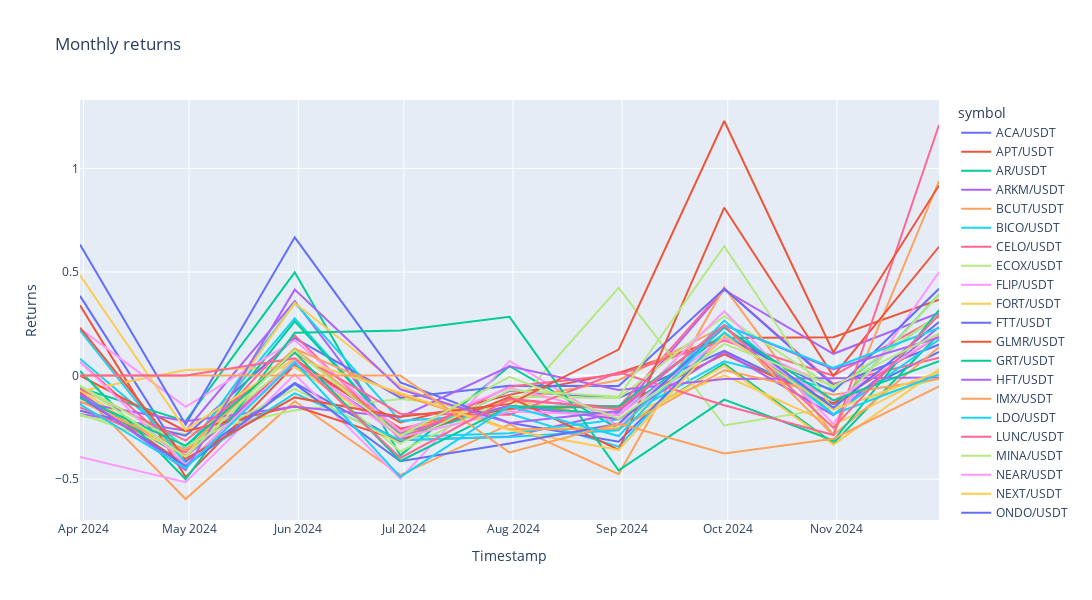

This figure's notebook cell:
### Code cell
# Create a line plot with Plotly
fig = px.line(returns_df, x=returns_df.index, y=returns_df.columns, title="Monthly returns")
# Adjust the layout for a wider plot
fig.update_layout(width=1200, height=600, xaxis_title="Timestamp", yaxis_title="Returns")
# Show the interactive plot
fig.show()

### Figure 1 — Plotly figure (JSON) as saved in the notebook; plotly's stock layout.template omitted (floating-point values rounded to 4 significant figures)
{"data": [{"hovertemplate": "symbol=ACA/USDT<br>timestamp=%{x}<br>value=%{y}<extra></extra>", "legendgroup": "ACA/USDT", "line": {"color": "#636efa", "dash": "solid"}, "marker": {"symbol": "circle"}, "mode": "lines", "name": "ACA/USDT", "orientation": "v", "showlegend": true, "type": "scatter", "x": ["2024-03-31T00:00:00+00:00", "2024-04-30T00:00:00+00:00", "2024-05-31T00:00:00+00:00", "2024-06-30T00:00:00+00:00", "2024-07-31T00:00:00+00:00", "2024-08-31T00:00:00+00:00", "2024-09-30T00:00:00+00:00", "2024-10-31T00:00:00+00:00", "2024-11-30T00:00:00+00:00"], "xaxis": "x", "y": [0.3846, -0.4161, -0.03558, -0.3194, -0.07418, -0.1079, 0.1192, -0.1373, 0.1145], "yaxis": "y"}, {"hovertemplate": "symbol=APT/USDT<br>timestamp=%{x}<br>value=%{y}<extra></extra>", "legendgroup": "APT/USDT", "line": {"color": "#EF553B", "dash": "solid"}, "marker": {"symbol": "circle"}, "mode": "lines", "name": "APT/USDT", "orientation": "v", "showlegend": true, "type": "scatter", "x": ["2024-03-31T00:00:00+00:00", "2024-04-30T00:00:00+00:00", "2024-05-31T00:00:00+00:00", "2024-06-30T00:00:00+00:00", "2024-07-31T00:00:00+00:00", "2024-08-31T00:00:00+00:00", "2024-09-30T00:00:00+00:00", "2024-10-31T00:00:00+00:00", "2024-11-30T00:00:00+00:00"], "xaxis": "x", "y": [0.3392, -0.4903, 0.05055, -0.2264, -0.09323, 0.01243, 0.1811, 0.1855, 0.3664], "yaxis": "y"}, {"hovertemplate": "symbol=AR/USDT<br>timestamp=%{x}<br>value=%{y}<extra></extra>", "legendgroup": "AR/USDT", "line": {"color": "#00cc96", "dash": "solid"}, "marker": {"symbol": "circle"}, "mode": "lines", "name": "AR/USDT", "orientation": "v", "showlegend": true, "type": "scatter", "x": ["2024-03-31T00:00:00+00:00", "2024-04-30T00:00:00+00:00", "2024-05-31T00:00:00+00:00", "2024-06-30T00:00:00+00:00", "2024-07-31T00:00:00+00:00", "2024-08-31T00:00:00+00:00", "2024-09-30T00:00:00+00:00", "2024-10-31T00:00:00+00:00", "2024-11-30T00:00:00+00:00"], "xaxis": "x", "y": [-0.05984, -0.22, 0.4984, -0.3853, 0.04565, -0.257, 0.05694, -0.3272, 0.1996], "yaxis": "y"}, {"hovertemplate": "symbol=ARKM/USDT<br>timestamp=%{x}<br>value=%{y}<extra></extra>", "legendgroup": "ARKM/USDT", "line": {"color": "#ab63fa", "dash": "solid"}, "marker": {"symbol": "circle"}, "mode": "lines", "name": "ARKM/USDT", "orientation": "v", "showlegend": true, "type": "scatter", "x": ["2024-03-31T00:00:00+00:00", "2024-04-30T00:00:00+00:00", "2024-05-31T00:00:00+00:00", "2024-06-30T00:00:00+00:00", "2024-07-31T00:00:00+00:00", "2024-08-31T00:00:00+00:00", "2024-09-30T00:00:00+00:00", "2024-10-31T00:00:00+00:00", "2024-11-30T00:00:00+00:00"], "xaxis": "x", "y": [-0.1853, -0.2661, 0.3597, -0.3122, -0.2936, -0.1773, 0.4133, 0.1051, 0.3022], "yaxis": "y"}, {"hovertemplate": "symbol=BCUT/USDT<br>timestamp=%{x}<br>value=%{y}<extra></extra>", "legendgroup": "BCUT/USDT", "line": {"color": "#FFA15A", "dash": "solid"}, "marker": {"symbol": "circle"}, "mode": "lines", "name": "BCUT/USDT", "orientation": "v", "showlegend": true, "type": "scatter", "x": ["2024-03-31T00:00:00+00:00", "2024-04-30T00:00:00+00:00", "2024-05-31T00:00:00+00:00", "2024-06-30T00:00:00+00:00", "2024-07-31T00:00:00+00:00", "2024-08-31T00:00:00+00:00", "2024-09-30T00:00:00+00:00", "2024-10-31T00:00:00+00:00", "2024-11-30T00:00:00+00:00"], "xaxis": "x", "y": [-0.07656, -0.5958, -0.1236, -0.4792, -0.235, -0.4763, 0.4255, -0.2883, 0.9391], "yaxis": "y"}, {"hovertemplate": "symbol=BICO/USDT<br>timestamp=%{x}<br>value=%{y}<extra></extra>", "legendgroup": "BICO/USDT", "line": {"color": "#19d3f3", "dash": "solid"}, "marker": {"symbol": "circle"}, "mode": "lines", "name": "BICO/USDT", "orientation": "v", "showlegend": true, "type": "scatter", "x": ["2024-03-31T00:00:00+00:00", "2024-04-30T00:00:00+00:00", "2024-05-31T00:00:00+00:00", "2024-06-30T00:00:00+00:00", "2024-07-31T00:00:00+00:00", "2024-08-31T00:00:00+00:00", "2024-09-30T00:00:00+00:00", "2024-10-31T00:00:00+00:00", "2024-11-30T00:00:00+00:00"], "xaxis": "x", "y": [0.08129, -0.3514, 0.2763, -0.2964, -0.278, -0.2113, 0.06878, -0.06689, 0.2922], "yaxis": "y"}, {"hovertemplate": "symbol=CELO/USDT<br>timestamp=%{x}<br>value=%{y}<extra></extra>", "legendgroup": "CELO/USDT", "line": {"color": "#FF6692", "dash": "solid"}, "marker": {"symbol": "circle"}, "mode": "lines", "name": "CELO/USDT", "orientation": "v", "showlegend": true, "type": "scatter", "x": ["2024-03-31T00:00:00+00:00", "2024-04-30T00:00:00+00:00", "2024-05-31T00:00:00+00:00", "2024-06-30T00:00:00+00:00", "2024-07-31T00:00:00+00:00", "2024-08-31T00:00:00+00:00", "2024-09-30T00:00:00+00:00", "2024-10-31T00:00:00+00:00", "2024-11-30T00:00:00+00:00"], "xaxis": "x", "y": [0.06592, -0.3878, 0.07451, -0.2593, -0.1183, -0.1535, 0.4205, -0.03996, 0.08583], "yaxis": "y"}, {"hovertemplate": "symbol=ECOX/USDT<br>timestamp=%{x}<br>value=%{y}<extra></extra>", "legendgroup": "ECOX/USDT", "line": {"color": "#B6E880", "dash": "solid"}, "marker": {"symbol": "circle"}, "mode": "lines", "name": "ECOX/USDT", "orientation": "v", "showlegend": true, "type": "scatter", "x": ["2024-03-31T00:00:00+00:00", "2024-04-30T00:00:00+00:00", "2024-05-31T00:00:00+00:00", "2024-06-30T00:00:00+00:00", "2024-07-31T00:00:00+00:00", "2024-08-31T00:00:00+00:00", "2024-09-30T00:00:00+00:00", "2024-10-31T00:00:00+00:00", "2024-11-30T00:00:00+00:00"], "xaxis": "x", "y": [-0.1937, -0.2828, -0.1671, -0.113, -0.1717, 0.4236, -0.2412, -0.1548, -0.01343], "yaxis": "y"}, {"hovertemplate": "symbol=FLIP/USDT<br>timestamp=%{x}<br>value=%{y}<extra></extra>", "legendgroup": "FLIP/USDT", "line": {"color": "#FF97FF", "dash": "solid"}, "marker": {"symbol": "circle"}, "mode": "lines", "name": "FLIP/USDT", "orientation": "v", "showlegend": true, "type": "scatter", "x": ["2024-03-31T00:00:00+00:00", "2024-04-30T00:00:00+00:00", "2024-05-31T00:00:00+00:00", "2024-06-30T00:00:00+00:00", "2024-07-31T00:00:00+00:00", "2024-08-31T00:00:00+00:00", "2024-09-30T00:00:00+00:00", "2024-10-31T00:00:00+00:00", "2024-11-30T00:00:00+00:00"], "xaxis": "x", "y": [-0.3925, -0.5145, 0.005342, -0.4977, 0.07057, -0.2444, 0.1793, -0.05322, 0.1514], "yaxis": "y"}, {"hovertemplate": "symbol=FORT/USDT<br>timestamp=%{x}<br>value=%{y}<extra></extra>", "legendgroup": "FORT/USDT", "line": {"color": "#FECB52", "dash": "solid"}, "marker": {"symbol": "circle"}, "mode": "lines", "name": "FORT/USDT", "orientation": "v", "showlegend": true, "type": "scatter", "x": ["2024-03-31T00:00:00+00:00", "2024-04-30T00:00:00+00:00", "2024-05-31T00:00:00+00:00", "2024-06-30T00:00:00+00:00", "2024-07-31T00:00:00+00:00", "2024-08-31T00:00:00+00:00", "2024-09-30T00:00:00+00:00", "2024-10-31T00:00:00+00:00", "2024-11-30T00:00:00+00:00"], "xaxis": "x", "y": [-0.07613, 0.02675, 0.03992, -0.2865, -0.1206, -0.2086, 0.001627, -0.2388, 0.01921], "yaxis": "y"}, {"hovertemplate": "symbol=FTT/USDT<br>timestamp=%{x}<br>value=%{y}<extra></extra>", "legendgroup": "FTT/USDT", "line": {"color": "#636efa", "dash": "solid"}, "marker": {"symbol": "circle"}, "mode": "lines", "name": "FTT/USDT", "orientation": "v", "showlegend": true, "type": "scatter", "x": ["2024-03-31T00:00:00+00:00", "2024-04-30T00:00:00+00:00", "2024-05-31T00:00:00+00:00", "2024-06-30T00:00:00+00:00", "2024-07-31T00:00:00+00:00", "2024-08-31T00:00:00+00:00", "2024-09-30T00:00:00+00:00", "2024-10-31T00:00:00+00:00", "2024-11-30T00:00:00+00:00"], "xaxis": "x", "y": [-0.1693, -0.2902, 0.1803, -0.1067, -0.04928, -0.05088, 0.419, -0.04723, 0.1485], "yaxis": "y"}, {"hovertemplate": "symbol=GLMR/USDT<br>timestamp=%{x}<br>value=%{y}<extra></extra>", "legendgroup": "GLMR/USDT", "line": {"color": "#EF553B", "dash": "solid"}, "marker": {"symbol": "circle"}, "mode": "lines", "name": "GLMR/USDT", "orientation": "v", "showlegend": true, "type": "scatter", "x": ["2024-03-31T00:00:00+00:00", "2024-04-30T00:00:00+00:00", "2024-05-31T00:00:00+00:00", "2024-06-30T00:00:00+00:00", "2024-07-31T00:00:00+00:00", "2024-08-31T00:00:00+00:00", "2024-09-30T00:00:00+00:00", "2024-10-31T00:00:00+00:00", "2024-11-30T00:00:00+00:00"], "xaxis": "x", "y": [-0.08219, -0.4324, 0.07835, -0.2563, -0.1603, -0.1486, 0.1025, -0.1341, 0.1932], "yaxis": "y"}, {"hovertemplate": "symbol=GRT/USDT<br>timestamp=%{x}<br>value=%{y}<extra></extra>", "legendgroup": "GRT/USDT", "line": {"color": "#00cc96", "dash": "solid"}, "marker": {"symbol": "circle"}, "mode": "lines", "name": "GRT/USDT", "orientation": "v", "showlegend": true, "type": "scatter", "x": ["2024-03-31T00:00:00+00:00", "2024-04-30T00:00:00+00:00", "2024-05-31T00:00:00+00:00", "2024-06-30T00:00:00+00:00", "2024-07-31T00:00:00+00:00", "2024-08-31T00:00:00+00:00", "2024-09-30T00:00:00+00:00", "2024-10-31T00:00:00+00:00", "2024-11-30T00:00:00+00:00"], "xaxis": "x", "y": [-0.101, -0.3983, 0.2621, -0.2934, -0.146, -0.1898, 0.2041, -0.1616, 0.3918], "yaxis": "y"}, {"hovertemplate": "symbol=HFT/USDT<br>timestamp=%{x}<br>value=%{y}<extra></extra>", "legendgroup": "HFT/USDT", "line": {"color": "#ab63fa", "dash": "solid"}, "marker": {"symbol": "circle"}, "mode": "lines", "name": "HFT/USDT", "orientation": "v", "showlegend": true, "type": "scatter", "x": ["2024-03-31T00:00:00+00:00", "2024-04-30T00:00:00+00:00", "2024-05-31T00:00:00+00:00", "2024-06-30T00:00:00+00:00", "2024-07-31T00:00:00+00:00", "2024-08-31T00:00:00+00:00", "2024-09-30T00:00:00+00:00", "2024-10-31T00:00:00+00:00", "2024-11-30T00:00:00+00:00"], "xaxis": "x", "y": [-0.08932, -0.3921, 0.05713, -0.277, -0.1462, -0.2098, 0.1136, -0.1915, 0.2345], "yaxis": "y"}, {"hovertemplate": "symbol=IMX/USDT<br>timestamp=%{x}<br>value=%{y}<extra></extra>", "legendgroup": "IMX/USDT", "line": {"color": "#FFA15A", "dash": "solid"}, "marker": {"symbol": "circle"}, "mode": "lines", "name": "IMX/USDT", "orientation": "v", "showlegend": true, "type": "scatter", "x": ["2024-03-31T00:00:00+00:00", "2024-04-30T00:00:00+00:00", "2024-05-31T00:00:00+00:00", "2024-06-30T00:00:00+00:00", "2024-07-31T00:00:00+00:00", "2024-08-31T00:00:00+00:00", "2024-09-30T00:00:00+00:00", "2024-10-31T00:00:00+00:00", "2024-11-30T00:00:00+00:00"], "xaxis": "x", "y": [-0.1081, -0.3679, 0.1289, -0.271, -0.1197, -0.02231, 0.2385, -0.288, 0.1367], "yaxis": "y"}, {"hovertemplate": "symbol=LDO/USDT<br>timestamp=%{x}<br>value=%{y}<extra></extra>", "legendgroup": "LDO/USDT", "line": {"color": "#19d3f3", "dash": "solid"}, "marker": {"symbol": "circle"}, "mode": "lines", "name": "LDO/USDT", "orientation": "v", "showlegend": true, "type": "scatter", "x": ["2024-03-31T00:00:00+00:00", "2024-04-30T00:00:00+00:00", "2024-05-31T00:00:00+00:00", "2024-06-30T00:00:00+00:00", "2024-07-31T00:00:00+00:00", "2024-08-31T00:00:00+00:00", "2024-09-30T00:00:00+00:00", "2024-10-31T00:00:00+00:00", "2024-11-30T00:00:00+00:00"], "xaxis": "x", "y": [-0.09711, -0.3684, 0.3512, -0.2186, -0.1847, -0.3428, 0.2084, -0.1868, 0.1738], "yaxis": "y"}, {"hovertemplate": "symbol=LUNC/USDT<br>timestamp=%{x}<br>value=%{y}<extra></extra>", "legendgroup": "LUNC/USDT", "line": {"color": "#FF6692", "dash": "solid"}, "marker": {"symbol": "circle"}, "mode": "lines", "name": "LUNC/USDT", "orientation": "v", "showlegend": true, "type": "scatter", "x": ["2024-03-31T00:00:00+00:00", "2024-04-30T00:00:00+00:00", "2024-05-31T00:00:00+00:00", "2024-06-30T00:00:00+00:00", "2024-07-31T00:00:00+00:00", "2024-08-31T00:00:00+00:00", "2024-09-30T00:00:00+00:00", "2024-10-31T00:00:00+00:00", "2024-11-30T00:00:00+00:00"], "xaxis": "x", "y": [-0.1538, -0.371, 0.1939, -0.3081, -0.05442, 0.004999, 0.1688, -0.0001091, 0.2844], "yaxis": "y"}, {"hovertemplate": "symbol=MINA/USDT<br>timestamp=%{x}<br>value=%{y}<extra></extra>", "legendgroup": "MINA/USDT", "line": {"color": "#B6E880", "dash": "solid"}, "marker": {"symbol": "circle"}, "mode": "lines", "name": "MINA/USDT", "orientation": "v", "showlegend": true, "type": "scatter", "x": ["2024-03-31T00:00:00+00:00", "2024-04-30T00:00:00+00:00", "2024-05-31T00:00:00+00:00", "2024-06-30T00:00:00+00:00", "2024-07-31T00:00:00+00:00", "2024-08-31T00:00:00+00:00", "2024-09-30T00:00:00+00:00", "2024-10-31T00:00:00+00:00", "2024-11-30T00:00:00+00:00"], "xaxis": "x", "y": [-0.186, -0.3587, 0.07362, -0.3665, -0.1018, -0.1082, 0.2881, -0.05972, 0.2912], "yaxis": "y"}, {"hovertemplate": "symbol=NEAR/USDT<br>timestamp=%{x}<br>value=%{y}<extra></extra>", "legendgroup": "NEAR/USDT", "line": {"color": "#FF97FF", "dash": "solid"}, "marker": {"symbol": "circle"}, "mode": "lines", "name": "NEAR/USDT", "orientation": "v", "showlegend": true, "type": "scatter", "x": ["2024-03-31T00:00:00+00:00", "2024-04-30T00:00:00+00:00", "2024-05-31T00:00:00+00:00", "2024-06-30T00:00:00+00:00", "2024-07-31T00:00:00+00:00", "2024-08-31T00:00:00+00:00", "2024-09-30T00:00:00+00:00", "2024-10-31T00:00:00+00:00", "2024-11-30T00:00:00+00:00"], "xaxis": "x", "y": [0.2263, -0.1512, 0.1708, -0.2682, -0.05893, -0.1921, 0.3108, -0.2331, 0.4999], "yaxis": "y"}, {"hovertemplate": "symbol=NEXT/USDT<br>timestamp=%{x}<br>value=%{y}<extra></extra>", "legendgroup": "NEXT/USDT", "line": {"color": "#FECB52", "dash": "solid"}, "marker": {"symbol": "circle"}, "mode": "lines", "name": "NEXT/USDT", "orientation": "v", "showlegend": true, "type": "scatter", "x": ["2024-03-31T00:00:00+00:00", "2024-04-30T00:00:00+00:00", "2024-05-31T00:00:00+00:00", "2024-06-30T00:00:00+00:00", "2024-07-31T00:00:00+00:00", "2024-08-31T00:00:00+00:00", "2024-09-30T00:00:00+00:00", "2024-10-31T00:00:00+00:00", "2024-11-30T00:00:00+00:00"], "xaxis": "x", "y": [-0.0701, -0.3996, 0.35, -0.05275, -0.2616, -0.2498, 0.0475, -0.3335, 0.03199], "yaxis": "y"}, {"hovertemplate": "symbol=ONDO/USDT<br>timestamp=%{x}<br>value=%{y}<extra></extra>", "legendgroup": "ONDO/USDT", "line": {"color": "#636efa", "dash": "solid"}, "marker": {"symbol": "circle"}, "mode": "lines", "name": "ONDO/USDT", "orientation": "v", "showlegend": true, "type": "scatter", "x": ["2024-03-31T00:00:00+00:00", "2024-04-30T00:00:00+00:00", "2024-05-31T00:00:00+00:00", "2024-06-30T00:00:00+00:00", "2024-07-31T00:00:00+00:00", "2024-08-31T00:00:00+00:00", "2024-09-30T00:00:00+00:00", "2024-10-31T00:00:00+00:00", "2024-11-30T00:00:00+00:00"], "xaxis": "x", "y": [0.6321, -0.2366, 0.6673, -0.03324, -0.2282, -0.319, 0.1892, -0.07762, 0.4186], "yaxis": "y"}, {"hovertemplate": "symbol=PRCL/USDT<br>timestamp=%{x}<br>value=%{y}<extra></extra>", "legendgroup": "PRCL/USDT", "line": {"color": "#EF553B", "dash": "solid"}, "marker": {"symbol": "circle"}, "mode": "lines", "name": "PRCL/USDT", "orientation": "v", "showlegend": true, "type": "scatter", "x": ["2024-03-31T00:00:00+00:00", "2024-04-30T00:00:00+00:00", "2024-05-31T00:00:00+00:00", "2024-06-30T00:00:00+00:00", "2024-07-31T00:00:00+00:00", "2024-08-31T00:00:00+00:00", "2024-09-30T00:00:00+00:00", "2024-10-31T00:00:00+00:00", "2024-11-30T00:00:00+00:00"], "xaxis": "x", "y": [0, -0.268, -0.1472, -0.3144, -0.104, -0.3593, 0.8102, -0.001986, 0.6216], "yaxis": "y"}, {"hovertemplate": "symbol=PSTAKE/USDT<br>timestamp=%{x}<br>value=%{y}<extra></extra>", "legendgroup": "PSTAKE/USDT", "line": {"color": "#00cc96", "dash": "solid"}, "marker": {"symbol": "circle"}, "mode": "lines", "name": "PSTAKE/USDT", "orientation": "v", "showlegend": true, "type": "scatter", "x": ["2024-03-31T00:00:00+00:00", "2024-04-30T00:00:00+00:00", "2024-05-31T00:00:00+00:00", "2024-06-30T00:00:00+00:00", "2024-07-31T00:00:00+00:00", "2024-08-31T00:00:00+00:00", "2024-09-30T00:00:00+00:00", "2024-10-31T00:00:00+00:00", "2024-11-30T00:00:00+00:00"], "xaxis": "x", "y": [0.02229, -0.4999, 0.2068, 0.2173, 0.2833, -0.4579, -0.116, -0.3136, 0.3164], "yaxis": "y"}, {"hovertemplate": "symbol=PTU/USDT<br>timestamp=%{x}<br>value=%{y}<extra></extra>", "legendgroup": "PTU/USDT", "line": {"color": "#ab63fa", "dash": "solid"}, "marker": {"symbol": "circle"}, "mode": "lines", "name": "PTU/USDT", "orientation": "v", "showlegend": true, "type": "scatter", "x": ["2024-03-31T00:00:00+00:00", "2024-04-30T00:00:00+00:00", "2024-05-31T00:00:00+00:00", "2024-06-30T00:00:00+00:00", "2024-07-31T00:00:00+00:00", "2024-08-31T00:00:00+00:00", "2024-09-30T00:00:00+00:00", "2024-10-31T00:00:00+00:00", "2024-11-30T00:00:00+00:00"], "xaxis": "x", "y": [-0.1302, -0.22, -0.1509, -0.2011, 0.0443, -0.06946, -0.01653, -0.01172, -0.008763], "yaxis": "y"}, {"hovertemplate": "symbol=RPL/USDT<br>timestamp=%{x}<br>value=%{y}<extra></extra>", "legendgroup": "RPL/USDT", "line": {"color": "#FFA15A", "dash": "solid"}, "marker": {"symbol": "circle"}, "mode": "lines", "name": "RPL/USDT", "orientation": "v", "showlegend": true, "type": "scatter", "x": ["2024-03-31T00:00:00+00:00", "2024-04-30T00:00:00+00:00", "2024-05-31T00:00:00+00:00", "2024-06-30T00:00:00+00:00", "2024-07-31T00:00:00+00:00", "2024-08-31T00:00:00+00:00", "2024-09-30T00:00:00+00:00", "2024-10-31T00:00:00+00:00", "2024-11-30T00:00:00+00:00"], "xaxis": "x", "y": [-0.1232, -0.359, 0.13, -0.09394, -0.2591, -0.2582, 0.02596, -0.09229, -0.01601], "yaxis": "y"}, {"hovertemplate": "symbol=RSS3/USDT<br>timestamp=%{x}<br>value=%{y}<extra></extra>", "legendgroup": "RSS3/USDT", "line": {"color": "#19d3f3", "dash": "solid"}, "marker": {"symbol": "circle"}, "mode": "lines", "name": "RSS3/USDT", "orientation": "v", "showlegend": true, "type": "scatter", "x": ["2024-03-31T00:00:00+00:00", "2024-04-30T00:00:00+00:00", "2024-05-31T00:00:00+00:00", "2024-06-30T00:00:00+00:00", "2024-07-31T00:00:00+00:00", "2024-08-31T00:00:00+00:00", "2024-09-30T00:00:00+00:00", "2024-10-31T00:00:00+00:00", "2024-11-30T00:00:00+00:00"], "xaxis": "x", "y": [0.2175, -0.4235, -0.08588, -0.3111, -0.2965, -0.2639, 0.2655, -0.1867, 0.005221], "yaxis": "y"}, {"hovertemplate": "symbol=SD/USDT<br>timestamp=%{x}<br>value=%{y}<extra></extra>", "legendgroup": "SD/USDT", "line": {"color": "#FF6692", "dash": "solid"}, "marker": {"symbol": "circle"}, "mode": "lines", "name": "SD/USDT", "orientation": "v", "showlegend": true, "type": "scatter", "x": ["2024-03-31T00:00:00+00:00", "2024-04-30T00:00:00+00:00", "2024-05-31T00:00:00+00:00", "2024-06-30T00:00:00+00:00", "2024-07-31T00:00:00+00:00", "2024-08-31T00:00:00+00:00", "2024-09-30T00:00:00+00:00", "2024-10-31T00:00:00+00:00", "2024-11-30T00:00:00+00:00"], "xaxis": "x", "y": [-0.06408, -0.3141, 0.1094, -0.184, -0.1896, 0.01538, -0.1434, -0.2869, 1.209], "yaxis": "y"}, {"hovertemplate": "symbol=SEI/USDT<br>timestamp=%{x}<br>value=%{y}<extra></extra>", "legendgroup": "SEI/USDT", "line": {"color": "#B6E880", "dash": "solid"}, "marker": {"symbol": "circle"}, "mode": "lines", "name": "SEI/USDT", "orientation": "v", "showlegend": true, "type": "scatter", "x": ["2024-03-31T00:00:00+00:00", "2024-04-30T00:00:00+00:00", "2024-05-31T00:00:00+00:00", "2024-06-30T00:00:00+00:00", "2024-07-31T00:00:00+00:00", "2024-08-31T00:00:00+00:00", "2024-09-30T00:00:00+00:00", "2024-10-31T00:00:00+00:00", "2024-11-30T00:00:00+00:00"], "xaxis": "x", "y": [-0.04878, -0.3427, -0.06474, -0.3281, -0.07044, -0.1017, 0.6246, -0.1662, 0.3905], "yaxis": "y"}, {"hovertemplate": "symbol=SNX/USDT<br>timestamp=%{x}<br>value=%{y}<extra></extra>", "legendgroup": "SNX/USDT", "line": {"color": "#FF97FF", "dash": "solid"}, "marker": {"symbol": "circle"}, "mode": "lines", "name": "SNX/USDT", "orientation": "v", "showlegend": true, "type": "scatter", "x": ["2024-03-31T00:00:00+00:00", "2024-04-30T00:00:00+00:00", "2024-05-31T00:00:00+00:00", "2024-06-30T00:00:00+00:00", "2024-07-31T00:00:00+00:00", "2024-08-31T00:00:00+00:00", "2024-09-30T00:00:00+00:00", "2024-10-31T00:00:00+00:00", "2024-11-30T00:00:00+00:00"], "xaxis": "x", "y": [0.06704, -0.4317, 0.07263, -0.2975, -0.1737, -0.1904, 0.1825, -0.1216, 0.1927], "yaxis": "y"}, {"hovertemplate": "symbol=SSV/USDT<br>timestamp=%{x}<br>value=%{y}<extra></extra>", "legendgroup": "SSV/USDT", "line": {"color": "#FECB52", "dash": "solid"}, "marker": {"symbol": "circle"}, "mode": "lines", "name": "SSV/USDT", "orientation": "v", "showlegend": true, "type": "scatter", "x": ["2024-03-31T00:00:00+00:00", "2024-04-30T00:00:00+00:00", "2024-05-31T00:00:00+00:00", "2024-06-30T00:00:00+00:00", "2024-07-31T00:00:00+00:00", "2024-08-31T00:00:00+00:00", "2024-09-30T00:00:00+00:00", "2024-10-31T00:00:00+00:00", "2024-11-30T00:00:00+00:00"], "xaxis": "x", "y": [0.4844, -0.2622, 0.08416, -0.08376, -0.2628, -0.3586, 0.1948, -0.1649, 0.01711], "yaxis": "y"}, {"hovertemplate": "symbol=STRK/USDT<br>timestamp=%{x}<br>value=%{y}<extra></extra>", "legendgroup": "STRK/USDT", "line": {"color": "#636efa", "dash": "solid"}, "marker": {"symbol": "circle"}, "mode": "lines", "name": "STRK/USDT", "orientation": "v", "showlegend": true, "type": "scatter", "x": ["2024-03-31T00:00:00+00:00", "2024-04-30T00:00:00+00:00", "2024-05-31T00:00:00+00:00", "2024-06-30T00:00:00+00:00", "2024-07-31T00:00:00+00:00", "2024-08-31T00:00:00+00:00", "2024-09-30T00:00:00+00:00", "2024-10-31T00:00:00+00:00", "2024-11-30T00:00:00+00:00"], "xaxis": "x", "y": [-0.1022, -0.4374, -0.03997, -0.4138, -0.3275, -0.2328, 0.2331, -0.1549, 0.2588], "yaxis": "y"}, {"hovertemplate": "symbol=SUI/USDT<br>timestamp=%{x}<br>value=%{y}<extra></extra>", "legendgroup": "SUI/USDT", "line": {"color": "#EF553B", "dash": "solid"}, "marker": {"symbol": "circle"}, "mode": "lines", "name": "SUI/USDT", "orientation": "v", "showlegend": true, "type": "scatter", "x": ["2024-03-31T00:00:00+00:00", "2024-04-30T00:00:00+00:00", "2024-05-31T00:00:00+00:00", "2024-06-30T00:00:00+00:00", "2024-07-31T00:00:00+00:00", "2024-08-31T00:00:00+00:00", "2024-09-30T00:00:00+00:00", "2024-10-31T00:00:00+00:00", "2024-11-30T00:00:00+00:00"], "xaxis": "x", "y": [0.2311, -0.4025, -0.1054, -0.1986, -0.1374, 0.1257, 1.229, 0.1111, 0.9175], "yaxis": "y"}, {"hovertemplate": "symbol=TIA/USDT<br>timestamp=%{x}<br>value=%{y}<extra></extra>", "legendgroup": "TIA/USDT", "line": {"color": "#00cc96", "dash": "solid"}, "marker": {"symbol": "circle"}, "mode": "lines", "name": "TIA/USDT", "orientation": "v", "showlegend": true, "type": "scatter", "x": ["2024-03-31T00:00:00+00:00", "2024-04-30T00:00:00+00:00", "2024-05-31T00:00:00+00:00", "2024-06-30T00:00:00+00:00", "2024-07-31T00:00:00+00:00", "2024-08-31T00:00:00+00:00", "2024-09-30T00:00:00+00:00", "2024-10-31T00:00:00+00:00", "2024-11-30T00:00:00+00:00"], "xaxis": "x", "y": [-0.1073, -0.3381, 0.1125, -0.4119, -0.1504, -0.148, 0.2322, -0.1197, 0.06996], "yaxis": "y"}, {"hovertemplate": "symbol=UNI/USDT<br>timestamp=%{x}<br>value=%{y}<extra></extra>", "legendgroup": "UNI/USDT", "line": {"color": "#ab63fa", "dash": "solid"}, "marker": {"symbol": "circle"}, "mode": "lines", "name": "UNI/USDT", "orientation": "v", "showlegend": true, "type": "scatter", "x": ["2024-03-31T00:00:00+00:00", "2024-04-30T00:00:00+00:00", "2024-05-31T00:00:00+00:00", "2024-06-30T00:00:00+00:00", "2024-07-31T00:00:00+00:00", "2024-08-31T00:00:00+00:00", "2024-09-30T00:00:00+00:00", "2024-10-31T00:00:00+00:00", "2024-11-30T00:00:00+00:00"], "xaxis": "x", "y": [-0.08995, -0.4563, 0.4147, -0.06627, -0.2287, -0.171, 0.2433, 0.03033, 0.1845], "yaxis": "y"}, {"hovertemplate": "symbol=WELL/USDT<br>timestamp=%{x}<br>value=%{y}<extra></extra>", "legendgroup": "WELL/USDT", "line": {"color": "#FFA15A", "dash": "solid"}, "marker": {"symbol": "circle"}, "mode": "lines", "name": "WELL/USDT", "orientation": "v", "showlegend": true, "type": "scatter", "x": ["2024-03-31T00:00:00+00:00", "2024-04-30T00:00:00+00:00", "2024-05-31T00:00:00+00:00", "2024-06-30T00:00:00+00:00", "2024-07-31T00:00:00+00:00", "2024-08-31T00:00:00+00:00", "2024-09-30T00:00:00+00:00", "2024-10-31T00:00:00+00:00", "2024-11-30T00:00:00+00:00"], "xaxis": "x", "y": [0, 0, 0, 0, -0.3714, -0.2311, -0.3764, -0.3047, -0.05262], "yaxis": "y"}, {"hovertemplate": "symbol=WLD/USDT<br>timestamp=%{x}<br>value=%{y}<extra></extra>", "legendgroup": "WLD/USDT", "line": {"color": "#19d3f3", "dash": "solid"}, "marker": {"symbol": "circle"}, "mode": "lines", "name": "WLD/USDT", "orientation": "v", "showlegend": true, "type": "scatter", "x": ["2024-03-31T00:00:00+00:00", "2024-04-30T00:00:00+00:00", "2024-05-31T00:00:00+00:00", "2024-06-30T00:00:00+00:00", "2024-07-31T00:00:00+00:00", "2024-08-31T00:00:00+00:00", "2024-09-30T00:00:00+00:00", "2024-10-31T00:00:00+00:00", "2024-11-30T00:00:00+00:00"], "xaxis": "x", "y": [-0.1393, -0.4474, 0.06434, -0.4891, -0.1477, -0.292, 0.2436, 0.03744, 0.23], "yaxis": "y"}, {"hovertemplate": "symbol=ZENT/USDT<br>timestamp=%{x}<br>value=%{y}<extra></extra>", "legendgroup": "ZENT/USDT", "line": {"color": "#FF6692", "dash": "solid"}, "marker": {"symbol": "circle"}, "mode": "lines", "name": "ZENT/USDT", "orientation": "v", "showlegend": true, "type": "scatter", "x": ["2024-03-31T00:00:00+00:00", "2024-04-30T00:00:00+00:00", "2024-05-31T00:00:00+00:00", "2024-06-30T00:00:00+00:00", "2024-07-31T00:00:00+00:00", "2024-08-31T00:00:00+00:00", "2024-09-30T00:00:00+00:00", "2024-10-31T00:00:00+00:00", "2024-11-30T00:00:00+00:00"], "xaxis": "x", "y": [0, 0, 0.08352, -0.3976, -0.1123, -0.1632, 0.2416, -0.2527, 0.2947], "yaxis": "y"}, {"hovertemplate": "symbol=ZRX/USDT<br>timestamp=%{x}<br>value=%{y}<extra></extra>", "legendgroup": "ZRX/USDT", "line": {"color": "#B6E880", "dash": "solid"}, "marker": {"symbol": "circle"}, "mode": "lines", "name": "ZRX/USDT", "orientation": "v", "showlegend": true, "type": "scatter", "x": ["2024-03-31T00:00:00+00:00", "2024-04-30T00:00:00+00:00", "2024-05-31T00:00:00+00:00", "2024-06-30T00:00:00+00:00", "2024-07-31T00:00:00+00:00", "2024-08-31T00:00:00+00:00", "2024-09-30T00:00:00+00:00", "2024-10-31T00:00:00+00:00", "2024-11-30T00:00:00+00:00"], "xaxis": "x", "y": [-0.04891, -0.3914, 0.1232, -0.2915, -0.005973, -0.2076, 0.1531, -0.05052, 0.2021], "yaxis": "y"}], "layout": {"height": 600, "legend": {"title": {"text": "symbol"}, "tracegroupgap": 0}, "title": {"text": "Monthly returns"}, "width": 1200, "xaxis": {"anchor": "y", "domain": [0, 1], "title": {"text": "Timestamp"}}, "yaxis": {"anchor": "x", "domain": [0, 1], "title": {"text": "Returns"}}}}
